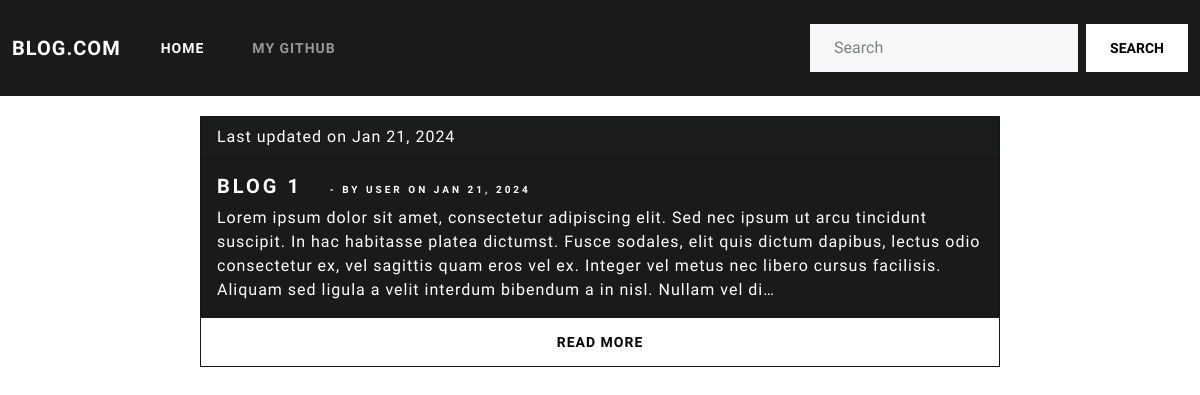
The app's page /, older data.
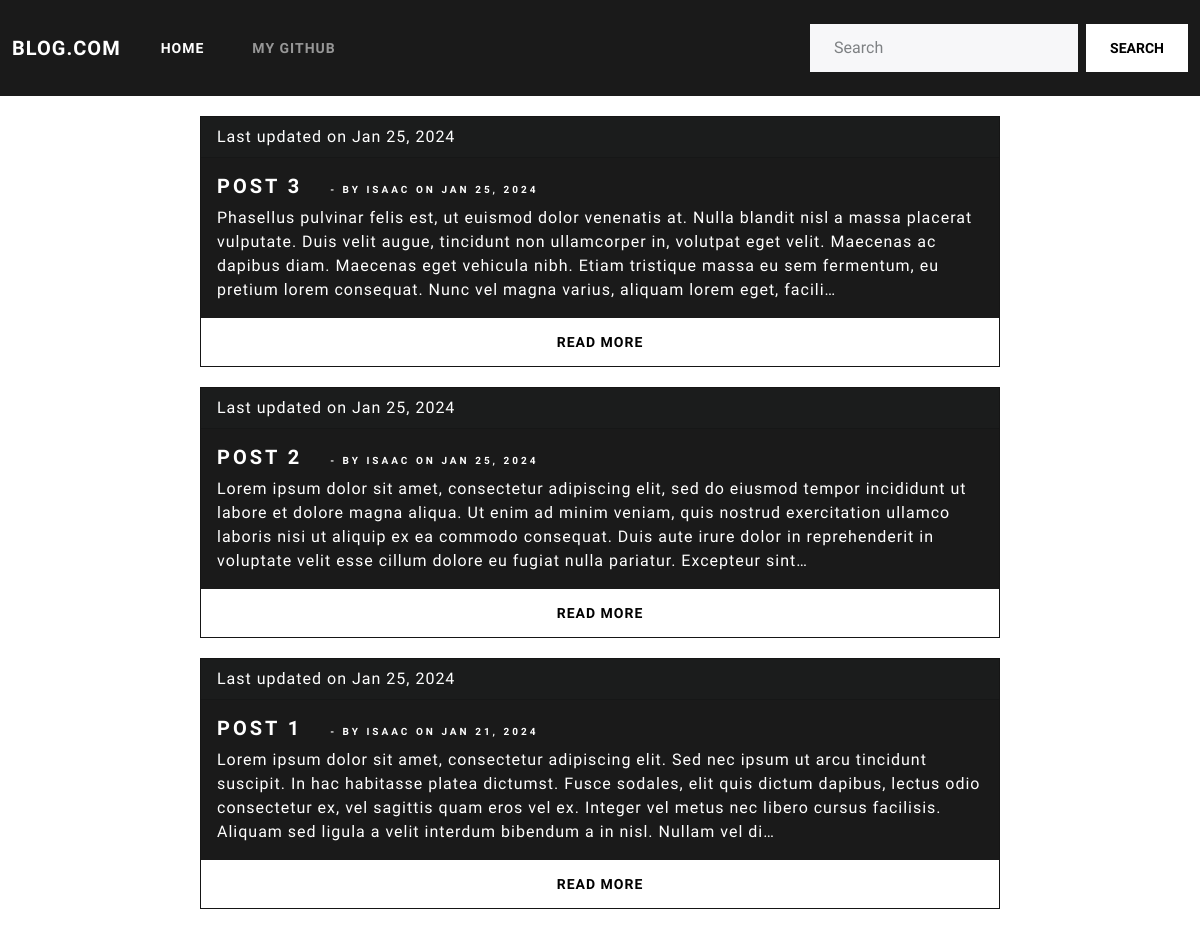
The same page, newer data.
### blogApp/models.py (models this page shows, shortened)
class Post(models.Model):
    title = models.CharField(max_length=200, unique=True)
    slug = models.SlugField(max_length=200, unique=True)
    author = models.ForeignKey(User,on_delete=models.CASCADE)
    created_on = models.DateTimeField(auto_now_add=True)
    updated_on = models.DateTimeField(auto_now=True)
    content = models.TextField()
    status = models.IntegerField(choices=STATUS, default=0)
    class Meta:
        ordering = ['-created_on']

### blogApp/views.py (the view)
# urls.py: path('', views.PostList.as_view(), name = 'PostList'),
class PostList(generic.ListView):
    queryset = Post.objects.filter(status=1).order_by('-created_on')
    template_name = 'index.html'

### blogApp/templates/index.html
{% extends 'base.html' %}
{% block content %}
{% for post in post_list %}
<div class="card text-white bg-primary mb-3" style="max-width: 50rem; margin: 20px auto;">
    <div class="card-header">Last updated on {{post.updated_on|date:"M d, Y"}}</div>
    <div class="card-body">
        <h4 class="card-title" style="display: inline-block;">{{post.title}}
            <div class="text-right" style="display: inline-block; margin-left: 20px; font-size: 10px;">
                - by {{post.author}} on {{post.created_on|date:"M d, Y"}}
            </div>
        </h4>
      <p class="card-text">{{post.content|truncatechars:350}}</p>
    </div>
    <a href="{% url 'PostDetail' post.slug %}" class="btn btn-secondary">Read more</a>
  </div>
{% endfor %}
{% endblock content %}

### blogApp/templates/base.html (shortened to what this page needs)
<!DOCTYPE html>
<html lang="en">
<head>
    <link href="
https://cdn.jsdelivr.net/npm/bootswatch@5.3.2/dist/lux/bootstrap.min.css
" rel="stylesheet">
</head>
<body>
    <nav class="navbar navbar-expand-lg bg-primary" data-bs-theme="dark">
        <div class="container-fluid">
          <a class="navbar-brand" href="{% url 'PostList' %}">Blog.com</a>
          <div class="collapse navbar-collapse" id="navbarColor01">
            <ul class="navbar-nav me-auto">
              <li class="nav-item">
                <a class="nav-link active" href="{% url 'PostList' %}">Home
                </a>
              </li>
              <li class="nav-item">
                <a target="_blank" class="nav-link" href="https://github.com/isaacenobun">My GitHub</a>
              </li>
            </ul>
            <form class="d-flex">
              <input class="form-control me-sm-2" type="search" placeholder="Search">
              <button class="btn btn-secondary my-2 my-sm-0" type="submit">Search</button>
            </form>
          </div>
        </div>
      </nav>
    {% block content %}
    {% endblock content %}
</body>
</html>

Row changes from the older to the newer data that the page shows:
added Post: updated_on "Jan 25, 2024", title "POST 3", author "ISAAC", created_on "JAN 25, 2024", content "Phasellus pulvinar felis est, ut euismod dolor venenatis at. Nulla blandit nisl a massa placerat vulputate. Duis velit augue, tincidunt non ullamcorper in, volutpat eget velit. Maecenas ac dapibus diam. Maecenas eget vehicula nibh. Etiam tristique massa eu sem fermentum, eu pretium lorem consequat. Nunc vel magna varius, aliquam lorem eget, facili…"
added Post: updated_on "Jan 25, 2024", title "POST 2", author "ISAAC", created_on "JAN 25, 2024", content "Lorem ipsum dolor sit amet, consectetur adipiscing elit, sed do eiusmod tempor incididunt ut labore et dolore magna aliqua. Ut enim ad minim veniam, quis nostrud exercitation ullamco laboris nisi ut aliquip ex ea commodo consequat. Duis aute irure dolor in reprehenderit in voluptate velit esse cillum dolore eu fugiat nulla pariatur. Excepteur sint…"
changed Post: updated_on "Jan 21, 2024" → "Jan 25, 2024"; title "BLOG 1" → "POST 1"; author "USER" → "ISAAC"
